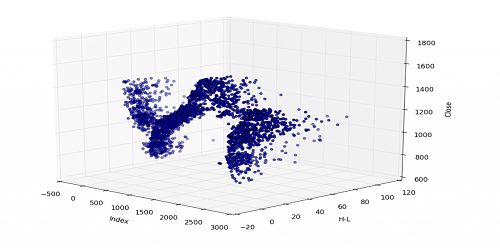
#> input picture Practica2/3D-Matplotlib.png, 500 x 250 px
$ python P2.py
#> lines starting #> are read from the running program, lines starting #| are printed output that depends on the picture
#Mario Gerardo Casas Miramontes   6°G    22310165
#Practica 2

import cv2
import numpy as np

# Cargar las imágenes
img1 = cv2.imread('3D-Matplotlib.png')  # Imagen de fondo
#> img1 is the input picture: shape (250, 500, 3); mean B, G, R 240.9, 235.7, 235.7
img2 = cv2.imread('mainlogo.png')  # Logotipo a superponer
img3 = cv2.imread('mainsvmimage.png')
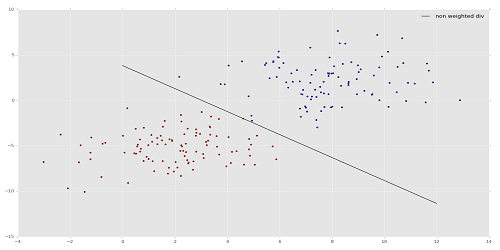
#> input picture Practica2/mainsvmimage.png, 500 x 250 px
#> img3 is the input picture: shape (250, 500, 3); mean B, G, R 231.8, 231.6, 231.8
(h, w) = img1.shape[:2] #Sacar valores del tamaño de la imagen
#> h = 250; w = 500

#Operaciones basicas
suma = img1+img3
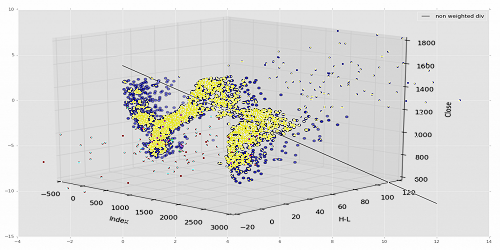
#> suma: shape (250, 500, 3); mean B, G, R 217.4, 219.7, 219.8
resta = img1-img3
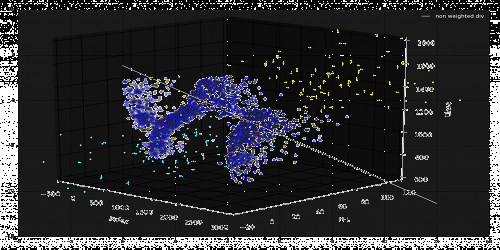
#> resta: shape (250, 500, 3); mean B, G, R 49.1, 45.4, 45.2
Mul = cv2.multiply(img1, img3)
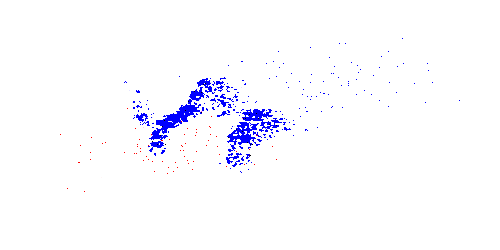
#> Mul: shape (250, 500, 3); mean B, G, R 254.8, 249.9, 250
Division = cv2.divide(img1, img3)

#Centro de la imagen 1
centro = (w // 2, h // 2)
#> centro = (250, 125)

# Crear la matriz de rotación
angulo = 90  # Cambia el ángulo según necesites
escala = 1.0  # Factor de escala (1.0 = mismo tamaño)
MatrizR = cv2.getRotationMatrix2D(centro, angulo, escala) #Matriz para la rotacion
Rotacion = cv2.warpAffine(img1, MatrizR, (w, h))
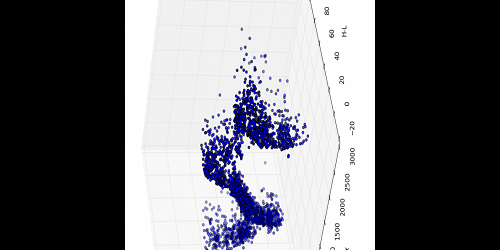
#> Rotacion: shape (250, 500, 3); mean B, G, R 115.9, 110.8, 110.8

#Operacion: Traslacion
MovX = 100 #Desplazamiento X
MovY = 100 #Despalzamiento Y
MatrizT = np.float32([[1, 0, MovX], [0, 1, MovY]]) #matriz de traslacion
Traslacion = cv2.warpAffine(img1, MatrizT, (w, h))
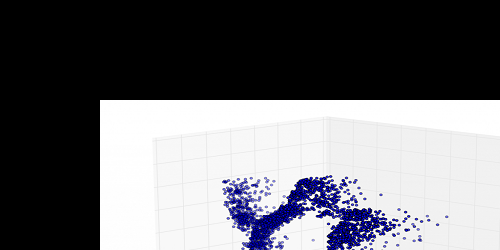
#> Traslacion: shape (250, 500, 3); mean B, G, R 112.7, 108.2, 108.2

#Operacion transpuesta
Transpuesta = cv2.transpose(img1)
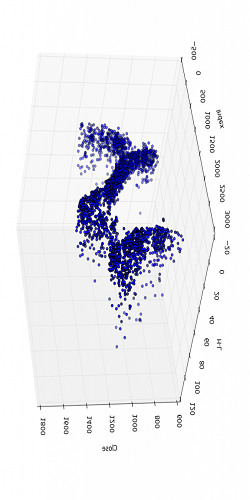
#> Transpuesta: shape (500, 250, 3); mean B, G, R 240.9, 235.7, 235.7


#> (the run stopped early here; a loop or call above may not have finished)
